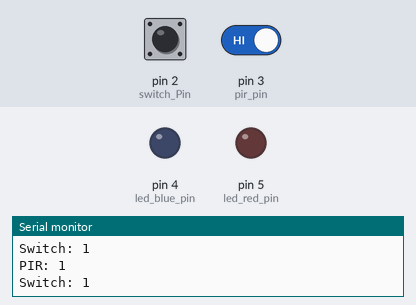
Bench run of a sketch on a simulated Arduino Uno, built with avr-gcc and run on an emulated ATmega328P. On the bench: output pins drawn as LEDs (lit = HIGH), the last lines printed to the serial monitor. Inputs (shaded band) come from the test bench; at power-on: pin 2 (switch_Pin) HIGH, pin 3 (pir_pin) HIGH.

Above: at 2.8 s.
2.9 s: pin 2 (switch_Pin) pulled LOW for 1.2 s
At 3.8 s:
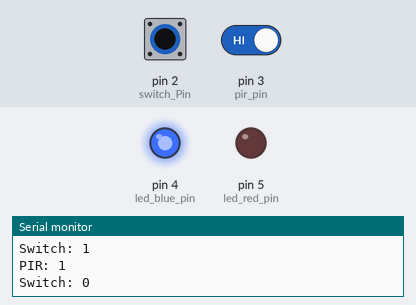
5.6 s: pin 3 (pir_pin) driven LOW
At 6.4 s:
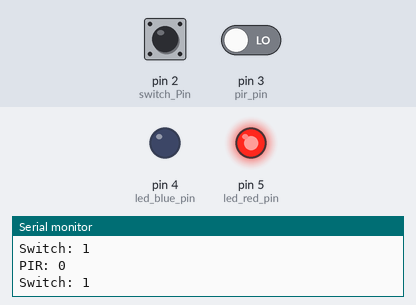
7.1 s: pin 2 (switch_Pin) pulled LOW for 1.2 s
At 7.5 s:
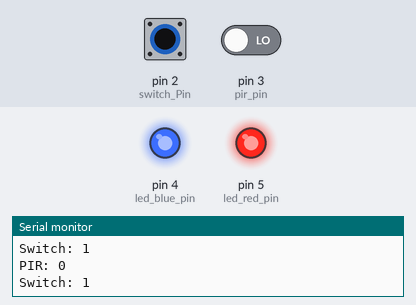
9.8 s: pin 2 (switch_Pin) pulled LOW for 3.2 s
At 13.3 s:
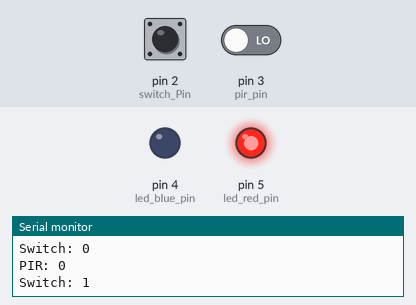
14.5 s: pin 3 (pir_pin) driven HIGH
At 15.5 s:
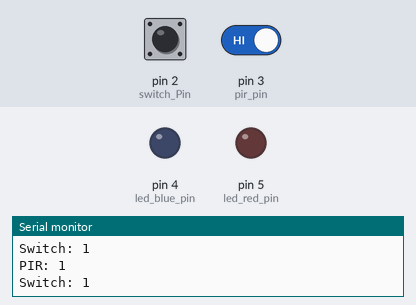
Timing chart, 0 to 17.0 s (numbered marks = the images above; inputs shaded):
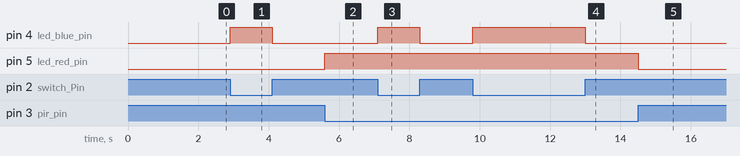

Measured:
- after the input at 2.9 s, pin 4 (led_blue_pin): LOW → HIGH at once, → LOW 1.2 s later
- after the input at 5.6 s, pin 5 (led_red_pin): LOW → HIGH at once
- after the input at 7.1 s, pin 4 (led_blue_pin): LOW → HIGH at once, → LOW 1.2 s later
- after the input at 9.8 s, pin 4 (led_blue_pin): LOW → HIGH at once, → LOW 3.2 s later
- after the input at 14.5 s, pin 5 (led_red_pin): HIGH → LOW at once

The sketch:

arduino_multiple_inputs.ino
```cpp
// sensor pins
const uint8_t pir_pin = 3;
const uint8_t switch_Pin = 2;

// led pins
const uint8_t led_red_pin = 5;
const uint8_t led_blue_pin = 4;

void setup()
{
  DDRD &= ~(1 << pir_pin);
  PORTD |= (1 << pir_pin);

  DDRD &= ~(1 << switch_Pin);
  PORTD |= (1 << switch_Pin);

  DDRD |= (1 << led_red_pin);
  DDRD |= (1 << led_blue_pin);

  // interrupts for pins 2 and 3 on change
  attachInterrupt(digitalPinToInterrupt(pir_pin), toggleRed, CHANGE);
  attachInterrupt(digitalPinToInterrupt(switch_Pin), toggleBlue, CHANGE);

  Serial.begin(9600);
}

void loop()
{
  Serial.print("PIR: ");
  Serial.println(digitalRead(pir_pin));

  Serial.print("Switch: ");
  Serial.println(digitalRead(switch_Pin));

  // one second delay for testing interrupt
  delay(1000);
}

// toggle red led
void toggleRed() {
  PORTD ^= (1 << led_red_pin);
}

// toggle blue led
void toggleBlue() {
  PORTD ^= (1 << led_blue_pin);
}
```
